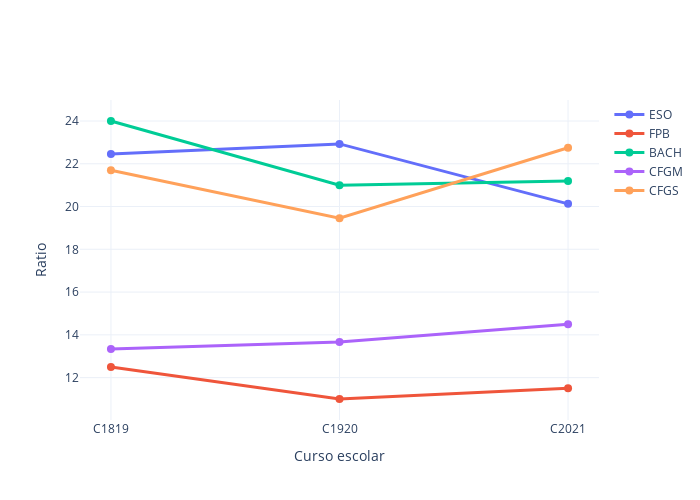

The notebook cell saved with this chart:
### Markdown cell above
## Evolución de la ratio de alumnado por etapas (media)

### Code cell
myplotly.num_students_evolution(df_ce, stages, years, ratio=True)

### Figure 1 — Plotly figure (JSON) as saved in the notebook; plotly's stock layout.template omitted (floating-point values rounded to 4 significant figures)
{"data": [{"hoverinfo": "name+text", "line": {"width": 3}, "marker": {"size": 8}, "name": "ESO", "text": [22.46, 22.93, 20.12], "type": "scatter", "x": ["C1819", "C1920", "C2021"], "y": [22.46, 22.93, 20.12]}, {"hoverinfo": "name+text", "line": {"width": 3}, "marker": {"size": 8}, "name": "FPB", "text": [12.5, 11, 11.5], "type": "scatter", "x": ["C1819", "C1920", "C2021"], "y": [12.5, 11, 11.5]}, {"hoverinfo": "name+text", "line": {"width": 3}, "marker": {"size": 8}, "name": "BACH", "text": [24, 21, 21.2], "type": "scatter", "x": ["C1819", "C1920", "C2021"], "y": [24, 21, 21.2]}, {"hoverinfo": "name+text", "line": {"width": 3}, "marker": {"size": 8}, "name": "CFGM", "text": [13.33, 13.67, 14.5], "type": "scatter", "x": ["C1819", "C1920", "C2021"], "y": [13.33, 13.67, 14.5]}, {"hoverinfo": "name+text", "line": {"width": 3}, "marker": {"size": 8}, "name": "CFGS", "text": [21.7, 19.45, 22.75], "type": "scatter", "x": ["C1819", "C1920", "C2021"], "y": [21.7, 19.45, 22.75]}], "layout": {"height": 500, "width": 700, "xaxis": {"title": {"text": "Curso escolar"}}, "yaxis": {"title": {"text": "Ratio"}}}}
